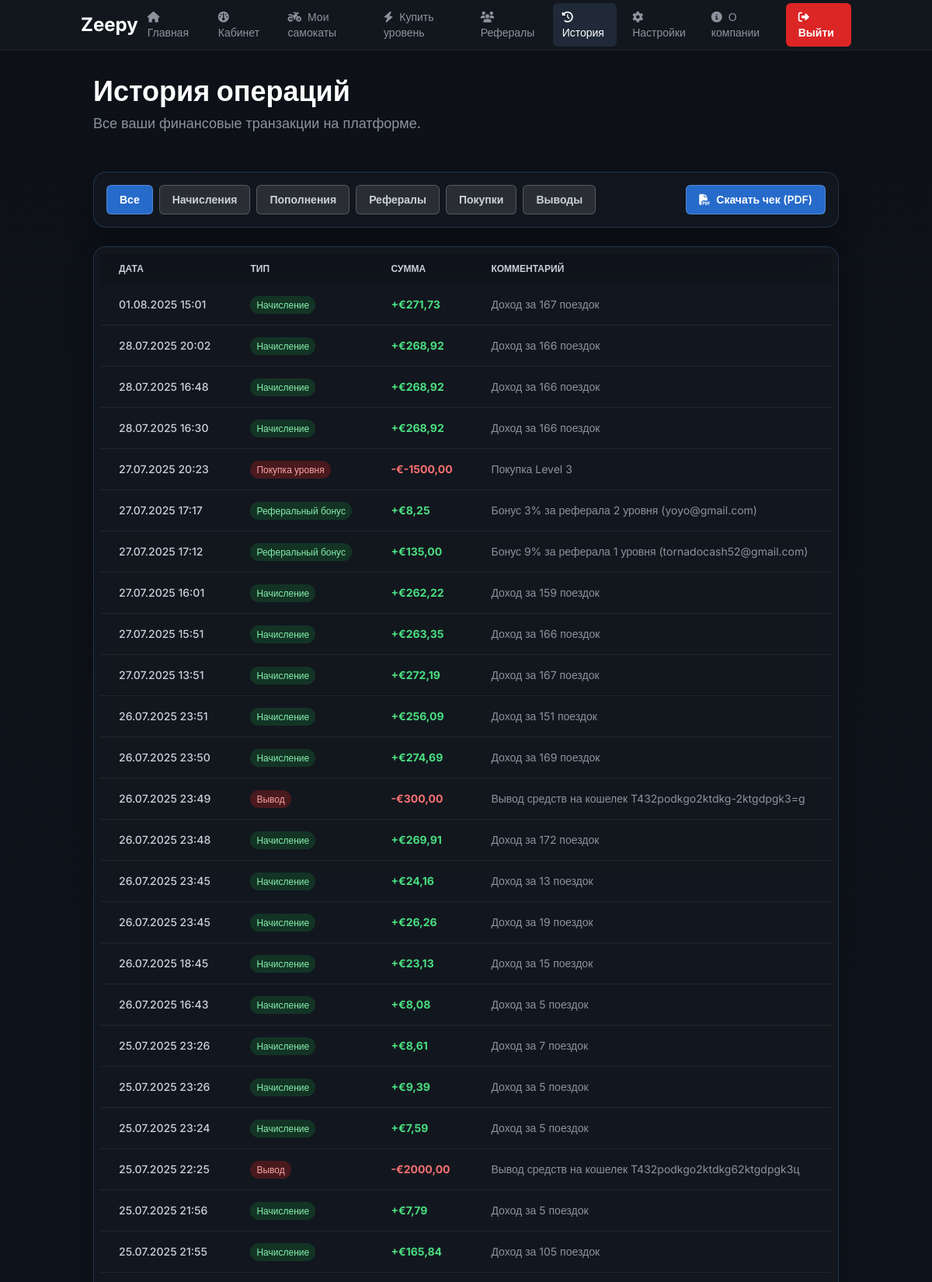
Page /history/ (signed in, upper part) on the committed database.
### core/models.py (models this page shows, shortened)
class Transaction(models.Model):
    TRANSACTION_TYPES = [
        ('deposit', 'Пополнение'),
        ('earning', 'Начисление'),
        ('withdraw', 'Вывод'),
        ('buy', 'Покупка уровня'),
        ('referral', 'Реферальный бонус'),
    ]
    user = models.ForeignKey(User, on_delete=models.CASCADE, related_name='transactions')
    type = models.CharField(max_length=20, choices=TRANSACTION_TYPES)
    amount = models.DecimalField(max_digits=10, decimal_places=2)
    created_at = models.DateTimeField(auto_now_add=True)
    comment = models.CharField(max_length=255, blank=True, null=True)
    class Meta:
        ordering = ['-created_at']

### core/views.py (the view)
# urls.py: path('history/', views.history, name='history'),
@login_required
def history(request):
    tx = Transaction.objects.filter(user=request.user).order_by('-created_at')
    return render(request, 'history.html', {'transactions': tx})

### core/templates/history.html (shortened to what this page needs)
{% load static %}
<!DOCTYPE html>
<html lang="ru">
<head>
    <script src="https://cdn.tailwindcss.com"></script>
    <link rel="stylesheet" href="https://cdnjs.cloudflare.com/ajax/libs/font-awesome/6.4.0/css/all.min.css">
    <link href="https://unpkg.com/aos@2.3.1/dist/aos.css" rel="stylesheet">
</head>
<body class="bg-brand-dark text-brand-text antialiased">
    <nav class="sticky top-0 z-50 border-b border-brand-border/50">
        <div class="container mx-auto px-4">
            <div class="flex justify-between items-center h-16">
                <div class="text-2xl font-bold text-white">Zeepy</div>
                <div class="hidden lg:flex items-center space-x-2">
                    <a href="/" class="px-3 py-2 rounded-md text-sm font-medium text-brand-secondary hover:bg-gray-700 hover:text-white transition-colors"><i class="fas fa-home mr-2"></i>Главная</a>
                    <a href="/dashboard/" class="px-3 py-2 rounded-md text-sm font-medium text-brand-secondary hover:bg-gray-700 hover:text-white transition-colors"><i class="fas fa-gauge mr-2"></i>Кабинет</a>
                    <a href="/my-scooters/" class="px-3 py-2 rounded-md text-sm font-medium text-brand-secondary hover:bg-gray-700 hover:text-white transition-colors"><i class="fas fa-motorcycle mr-2"></i>Мои самокаты</a>
                    <a href="{% url 'buy_level' %}" class="px-3 py-2 rounded-md text-sm font-medium text-brand-secondary hover:bg-gray-700 hover:text-white transition-colors"><i class="fas fa-bolt mr-2"></i>Купить уровень</a>
                    <a href="{% url 'referral' %}" class="px-3 py-2 rounded-md text-sm font-medium text-brand-secondary hover:bg-gray-700 hover:text-white transition-colors"><i class="fas fa-users mr-2"></i>Рефералы</a>
                    <a href="{% url 'history' %}" class="px-3 py-2 rounded-md text-sm font-medium bg-gray-800 text-white"><i class="fas fa-history mr-2"></i>История</a>
                    <a href="/settings/" class="px-3 py-2 rounded-md text-sm font-medium text-brand-secondary hover:bg-gray-700 hover:text-white transition-colors"><i class="fas fa-cog mr-2"></i>Настройки</a>
                    <a href="/about/" class="px-3 py-2 rounded-md text-sm font-medium text-brand-secondary hover:bg-gray-700 hover:text-white transition-colors"><i class="fas fa-info-circle mr-2"></i>О компании</a>
                    <a href="/logout/" class="ml-4 px-4 py-2 rounded-md text-sm font-semibold bg-red-600 text-white hover:bg-red-700 transition-colors"><i class="fas fa-sign-out-alt mr-2"></i>Выйти</a>
                </div>
            </div>
        </div>
    </nav>
    <main class="container mx-auto p-4 md:p-6 lg:p-8">
        <div class="mb-8 md:mb-12" data-aos="fade-down">
            <h1 class="text-3xl md:text-4xl font-bold text-white">История операций</h1>
            <p class="mt-2 text-lg text-brand-secondary">Все ваши финансовые транзакции на платформе.</p>
        </div>
        <div class="glass-card p-4 mb-6" data-aos="fade-up">
            <div class="flex flex-col md:flex-row md:items-center md:justify-between gap-4">
                <div id="category-filters" class="flex flex-wrap gap-2">
                    <button data-filter="all" class="filter-btn glass-button active px-4 py-2 text-sm font-semibold rounded-md">Все</button>
                    <button data-filter="earning" class="filter-btn glass-button px-4 py-2 text-sm font-semibold rounded-md">Начисления</button>
                    <button data-filter="deposit" class="filter-btn glass-button px-4 py-2 text-sm font-semibold rounded-md">Пополнения</button>
                    <button data-filter="referral" class="filter-btn glass-button px-4 py-2 text-sm font-semibold rounded-md">Рефералы</button>
                    <button data-filter="buy" class="filter-btn glass-button px-4 py-2 text-sm font-semibold rounded-md">Покупки</button>
                    <button data-filter="withdrawal" class="filter-btn glass-button px-4 py-2 text-sm font-semibold rounded-md">Выводы</button>
                </div>
                 <button id="download-pdf" class="glass-button w-full md:w-auto bg-brand-primary/80 text-white font-semibold py-2 px-4 rounded-md hover:bg-brand-primary-hover/90 text-sm flex items-center justify-center">
                    <i class="fas fa-file-pdf mr-2"></i>
                    Скачать чек (PDF)
                </button>
            </div>
        </div>
        <div class="glass-card overflow-hidden md:p-2" data-aos="fade-up" data-aos-delay="100">
            <div class="overflow-x-auto">
                <table id="transactions-table" class="min-w-full text-sm text-left text-brand-text">
                    <thead class="bg-brand-dark/50 text-xs uppercase">
                        <tr>
                            <th scope="col" class="px-6 py-3">Дата</th>
                            <th scope="col" class="px-6 py-3">Тип</th>
                            <th scope="col" class="px-6 py-3">Сумма</th>
                            <th scope="col" class="px-6 py-3">Комментарий</th>
                        </tr>
                    </thead>
                    <tbody>
                        {% for tx in transactions %}
                        <tr class="border-b border-brand-border/50 transaction-row" data-type="{{ tx.type }}">
                            <td class="px-6 py-4 font-medium whitespace-nowrap" data-label="Дата">{{ tx.created_at|date:"d.m.Y H:i" }}</td>
                            <td class="px-6 py-4" data-label="Тип">
                                {% if tx.type == 'earning' or tx.type == 'deposit' or tx.type == 'referral' %}
                                <span class="px-2 py-1 text-xs font-medium text-green-300 bg-green-900/50 rounded-full">{{ tx.get_type_display }}</span>
                                {% else %}
                                <span class="px-2 py-1 text-xs font-medium text-red-300 bg-red-900/50 rounded-full">{{ tx.get_type_display }}</span>
                                {% endif %}
                            </td>
                            <td class="px-6 py-4 font-bold {% if tx.type == 'earning' or tx.type == 'deposit' or tx.type == 'referral' %}text-green-400{% else %}text-red-400{% endif %}" data-label="Сумма">
                                {% if tx.type == 'earning' or tx.type == 'deposit' or tx.type == 'referral' %}+{% else %}-{% endif %}€{{ tx.amount }}
                            </td>
                            <td class="px-6 py-4 text-brand-secondary" data-label="Комментарий">{{ tx.comment|default:"-" }}</td>
                        </tr>
                        {% empty %}
                        <tr>
                            <td colspan="4" class="text-center py-10 text-brand-secondary">У вас пока нет транзакций.</td>
                        </tr>
                        {% endfor %}
                    </tbody>
                </table>
            </div>
        </div>
    </main>
</body>
</html>

### core/templates/history.html (style rules this page uses)
body { font-family: 'Inter', sans-serif; color: #C9D1D9; background-color: #0D1117; background-image: linear-gradient(180deg, #0D1117 0%, #111827 25%, #1D1B36 50%, #112F41 75%, #0D1117 100%); background-size: 100% 400%; background-attachment: fixed; transition: background-position 0.5s ease-out; }
nav { background-color: rgba(22, 27, 34, 0.7); backdrop-filter: blur(12px); -webkit-backdrop-filter: blur(12px); }
.glass-card { background: rgba(22, 27, 34, 0.65); backdrop-filter: blur(15px); -webkit-backdrop-filter: blur(15px); border: 1px solid rgba(88, 166, 255, 0.2); border-radius: 1rem; box-shadow: 0 15px 30px rgba(0, 0, 0, 0.3); }
.glass-button { position: relative; overflow: hidden; transition: all 0.2s ease; border: 1px solid rgba(255, 255, 255, 0.2); background-color: rgba(255, 255, 255, 0.1); }
.filter-btn.active { background-color: rgba(47, 129, 247, 0.8); color: white; }

### rows in the picture
Transaction: created_at "01.08.2025 15:01", type "Начисление", amount "271,73", comment "Доход за 167 поездок"
Transaction: created_at "28.07.2025 20:02", type "Начисление", amount "268,92", comment "Доход за 166 поездок"
Transaction: created_at "28.07.2025 16:48", type "Начисление", amount "268,92", comment "Доход за 166 поездок"
Transaction: created_at "28.07.2025 16:30", type "Начисление", amount "268,92", comment "Доход за 166 поездок"
Transaction: created_at "27.07.2025 20:23", type "Покупка уровня", amount "-1500,00", comment "Покупка Level 3"
Transaction: created_at "27.07.2025 17:17", type "Реферальный бонус", amount "8,25", comment "Бонус 3% за реферала 2 уровня (yoyo@gmail.com)"
Transaction: created_at "27.07.2025 17:12", type "Реферальный бонус", amount "135,00", comment "Бонус 9% за реферала 1 уровня (tornadocash52@gmail.com)"
Transaction: created_at "27.07.2025 16:01", type "Начисление", amount "262,22", comment "Доход за 159 поездок"
Transaction: created_at "27.07.2025 15:51", type "Начисление", amount "263,35", comment "Доход за 166 поездок"
Transaction: created_at "27.07.2025 13:51", type "Начисление", amount "272,19", comment "Доход за 167 поездок"
Transaction: created_at "26.07.2025 23:51", type "Начисление", amount "256,09", comment "Доход за 151 поездок"
Transaction: created_at "26.07.2025 23:50", type "Начисление", amount "274,69", comment "Доход за 169 поездок"
Transaction: created_at "26.07.2025 23:49", type "Вывод", amount "300,00", comment "Вывод средств на кошелек T432podkgo2ktdkg-2ktgdpgk3=g"
Transaction: created_at "26.07.2025 23:48", type "Начисление", amount "269,91", comment "Доход за 172 поездок"
Transaction: created_at "26.07.2025 23:45", type "Начисление", amount "24,16", comment "Доход за 13 поездок"
Transaction: created_at "26.07.2025 23:45", type "Начисление", amount "26,26", comment "Доход за 19 поездок"
Transaction: created_at "26.07.2025 18:45", type "Начисление", amount "23,13", comment "Доход за 15 поездок"
Transaction: created_at "26.07.2025 16:43", type "Начисление", amount "8,08", comment "Доход за 5 поездок"
Transaction: created_at "25.07.2025 23:26", type "Начисление", amount "8,61", comment "Доход за 7 поездок"
Transaction: created_at "25.07.2025 23:26", type "Начисление", amount "9,39", comment "Доход за 5 поездок"
Transaction: created_at "25.07.2025 23:24", type "Начисление", amount "7,59", comment "Доход за 5 поездок"
Transaction: created_at "25.07.2025 22:25", type "Вывод", amount "2000,00", comment "Вывод средств на кошелек T432podkgo2ktdkg62ktgdpgk3ц"
Transaction: created_at "25.07.2025 21:56", type "Начисление", amount "7,79", comment "Доход за 5 поездок"
Transaction: created_at "25.07.2025 21:55", type "Начисление", amount "165,84", comment "Доход за 105 поездок"
